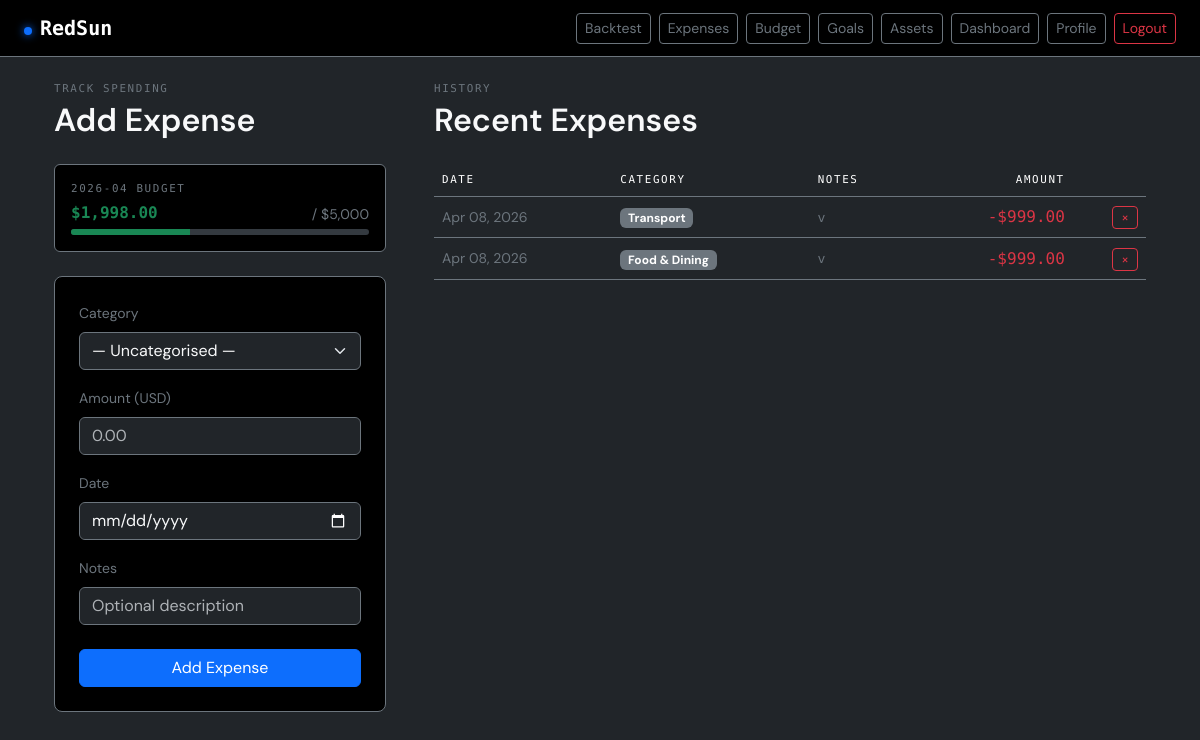
The app's page /expenses (signed in) with its own data.
### main.py (models this page shows)
class Budget(db.Model):
    __tablename__ = "budget"
    id = db.Column(db.Integer, primary_key=True)
    user_id = db.Column(db.Integer, db.ForeignKey("user.id"), nullable=False)
    period = db.Column(db.String(20), nullable=False)
    limit_amount = db.Column(db.Float, nullable=False)

class Expense(db.Model):
    __tablename__ = "expense"
    id = db.Column(db.Integer, primary_key=True)
    user_id = db.Column(db.Integer, db.ForeignKey("user.id"), nullable=False)
    category_id = db.Column(db.Integer, db.ForeignKey("expense_category.id"))
    amount = db.Column(db.Float, nullable=False)
    date = db.Column(db.Date, nullable=False, default=datetime.utcnow)
    notes = db.Column(db.String(300))
    category = db.relationship("ExpenseCategory", backref="expenses")

class ExpenseCategory(db.Model):
    __tablename__ = "expense_category"
    id = db.Column(db.Integer, primary_key=True)
    name = db.Column(db.String(80), nullable=False)
    description = db.Column(db.String(200))

### main.py (the view, shortened to what this page needs)
@app.route("/expenses", methods=["GET", "POST"])
@login_required
def expenses():
    categories = ExpenseCategory.query.all()
    expenses = (Expense.query.filter_by(user_id=current_user.id)
                .order_by(Expense.date.desc()).limit(50).all())
    month = datetime.utcnow().strftime("%Y-%m")
    budget = Budget.query.filter_by(user_id=current_user.id, period=month).first()
    spent = (db.session.query(db.func.sum(Expense.amount))
             .filter_by(user_id=current_user.id)
             .filter(db.func.strftime("%Y-%m", Expense.date) == month)
             .scalar() or 0.0)
    return render_template("expenses.html",
                           categories=categories,
                           expenses=expenses,
                           budget=budget,
                           spent=spent,
                           month=month)

### main.py (called while the page is built)
@login_manager.user_loader
def load_user(uid):
    return User.query.get(int(uid))

### templates/expenses.html (shortened to what this page needs)
{% extends "base.html" %}
{% block content %}
<div class="row g-5">
    <div class="col-lg-4">
        <p class="qt-eyebrow text-secondary mb-1">Track Spending</p>
        <h2 class="fw-semibold mb-4">Add Expense</h2>
        {% if budget %}
        <div class="card bg-black border-secondary p-3 mb-4">
            <p class="qt-eyebrow text-secondary mb-1">{{ month }} Budget</p>
            <div class="d-flex justify-content-between align-items-end mb-1">
                <span class="font-mono fw-bold {% if spent > budget.limit_amount %}text-danger{% else %}text-success{% endif %}">
                    ${{ "{:,.2f}".format(spent) }}
                </span>
                <span class="text-secondary small">/ ${{ "{:,.0f}".format(budget.limit_amount) }}</span>
            </div>
            {% set pct = [(spent / budget.limit_amount * 100), 100]|min %}
            <div class="progress" style="height:6px;">
                <div class="progress-bar {% if pct >= 90 %}bg-danger{% elif pct >= 70 %}bg-warning{% else %}bg-success{% endif %}"
                     style="width:{{ pct }}%"></div>
            </div>
        </div>
        {% endif %}
        <div class="card bg-black border-secondary p-4 rounded-3">
            <form method="POST">
                <div class="mb-3">
                    <label class="form-label text-secondary small">Category</label>
                    <select name="category_id" class="form-select bg-dark text-light border-secondary">
                        <option value="">— Uncategorised —</option>
                    </select>
                </div>
                <div class="mb-3">
                    <label class="form-label text-secondary small">Amount (USD)</label>
                    <input type="number" name="amount" step="0.01" min="0.01"
                           class="form-control bg-dark text-light border-secondary"
                           placeholder="0.00" required>
                </div>
                <div class="mb-3">
                    <label class="form-label text-secondary small">Date</label>
                    <input type="date" name="date"
                           class="form-control bg-dark text-light border-secondary"
                           value="{{ moment if moment else '' }}">
                </div>
                <div class="mb-4">
                    <label class="form-label text-secondary small">Notes</label>
                    <input type="text" name="notes"
                           class="form-control bg-dark text-light border-secondary"
                           placeholder="Optional description">
                </div>
                <button class="btn btn-primary w-100">Add Expense</button>
            </form>
        </div>
    </div>
    <div class="col-lg-8">
        <p class="qt-eyebrow text-secondary mb-1">History</p>
        <h2 class="fw-semibold mb-4">Recent Expenses</h2>
        {% if expenses %}
        <table class="table table-dark table-hover align-middle">
            <thead>
                <tr class="text-secondary">
                    <th class="qt-eyebrow fw-normal border-secondary">Date</th>
                    <th class="qt-eyebrow fw-normal border-secondary">Category</th>
                    <th class="qt-eyebrow fw-normal border-secondary">Notes</th>
                    <th class="qt-eyebrow fw-normal border-secondary text-end">Amount</th>
                    <th class="border-secondary"></th>
                </tr>
            </thead>
            <tbody>
                {% for e in expenses %}
                <tr class="border-secondary">
                    <td class="text-secondary small">{{ e.date.strftime("%b %d, %Y") }}</td>
                    <td>
                        {% if e.category %}
                        <span class="badge bg-secondary">{{ e.category.name }}</span>
                        {% else %}
                        <span class="text-secondary small">—</span>
                        {% endif %}
                    </td>
                    <td class="text-secondary small">{{ e.notes or "—" }}</td>
                    <td class="font-mono text-end text-danger">-${{ "{:,.2f}".format(e.amount) }}</td>
                    <td class="text-end">
                        <form method="POST" action="/expenses/delete/{{ e.id }}">
                            <button class="btn btn-sm btn-outline-danger py-0 px-2">×</button>
                        </form>
                    </td>
                </tr>
                {% endfor %}
            </tbody>
        </table>
        {% else %}
        <p class="text-secondary small mt-4">No expenses recorded yet.</p>
        {% endif %}
    </div>
</div>
{% endblock %}

### templates/base.html (shortened to what this page needs)
<!DOCTYPE html>
<html lang="en">
<head>
    <link href="https://cdn.jsdelivr.net/npm/bootstrap@5.3.2/dist/css/bootstrap.min.css" rel="stylesheet">
</head>
<body class="bg-dark text-light" data-bs-theme="dark">
<nav class="navbar navbar-dark bg-black border-bottom border-secondary sticky-top px-4">
    <a class="navbar-brand font-mono fw-bold" href="/">RedSun</a>
    <div class="d-flex gap-2 flex-wrap">
        {% if current_user.is_authenticated %}
        <a href="/backtest"  class="btn btn-sm btn-outline-secondary">Backtest</a>
        <a href="/expenses"  class="btn btn-sm btn-outline-secondary">Expenses</a>
        <a href="/budget"    class="btn btn-sm btn-outline-secondary">Budget</a>
        <a href="/goals"     class="btn btn-sm btn-outline-secondary">Goals</a>
        <a href="/assets"    class="btn btn-sm btn-outline-secondary">Assets</a>
        <a href="/"          class="btn btn-sm btn-outline-secondary">Dashboard</a>
        <a href="/profile"   class="btn btn-sm btn-outline-secondary">Profile</a>
        <a href="/logout"    class="btn btn-sm btn-outline-danger">Logout</a>
        {% else %}
        <a href="/login"     class="btn btn-sm btn-outline-secondary">Login</a>
        <a href="/signup"    class="btn btn-sm btn-outline-success">Register</a>
        {% endif %}
    </div>
</nav>
<div class="container-lg py-4 px-4">
    {% block content %}{% endblock %}
</div>
</body>
</html>

### templates/base.html (style rules this page uses)
body { font-family: 'DM Sans', sans-serif; background-color: #0a0c10; }
.font-mono { font-family: 'Space Mono', monospace; }
.navbar-brand::before { content: ''; display: inline-block; width: 8px; height: 8px; border-radius: 50%; background-color: var(--bs-primary); margin-right: 0.5rem; box-shadow: 0 0 8px var(--bs-primary); }
.qt-eyebrow { font-family: 'Space Mono', monospace; font-size: 0.68rem; letter-spacing: 0.15em; text-transform: uppercase; }

### records on screen
Budget: limit_amount "5,000"
Expense: date "Apr 08, 2026", category.name "Transport", notes "v", amount "999.00"
Expense: date "Apr 08, 2026", category.name "Food & Dining", notes "v", amount "999.00"

### other values on screen
{{ "{:,.2f}".format(spent) }} "1,998.00"
